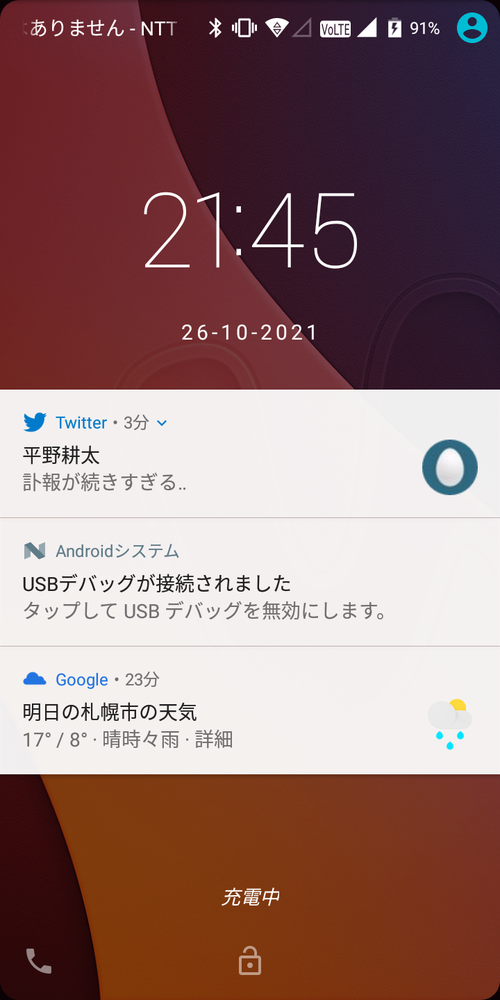
#> input picture adb_test/power_on_screen.png, 500 x 1000 px, shrunk from 720 x 1440 before the run, found by its file name
$ python cv2_test4.py
#> lines starting #> are read from the running program, lines starting #| are printed output that depends on the picture
# https://thr3a.hatenablog.com/entry/20150727/1437973061

# xx Mac
# https://qiita.com/anzanshi/items/5ce80d3e5daa5b247d34
#
import sys
import cv2
import numpy

read_path = 'image/power_on_screen.png'
temp_path = 'image/key_mark2.png'

image = cv2.imread(read_path)
#> image is the input picture: shape (1000, 500, 3); mean B, G, R 113.4, 114.8, 147.3
template = cv2.imread(temp_path)
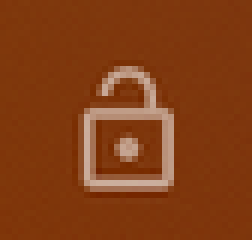
#> input picture cv2_test1/image/key_mark2.png, 42 x 40 px, shrunk from 61 x 57 before the run (shown 6 times larger)
#> template is the input picture: shape (40, 42, 3); mean B, G, R 21.4, 62.2, 131.5

th, tw = template.shape[:2]
#> th = 40; tw = 42

result = cv2.matchTemplate(image, template, cv2.TM_CCORR_NORMED)
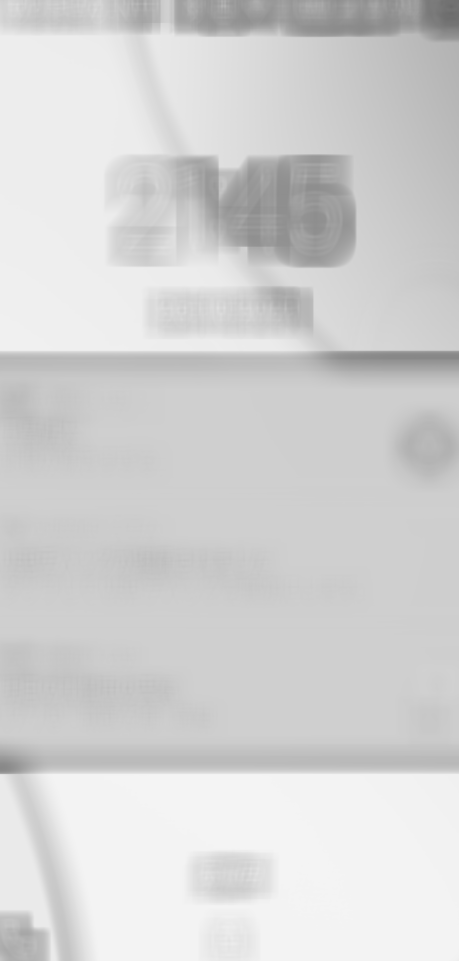
#> result: shape (961, 459) float32; min 0.423, max 0.958, mean 0.828
threshold = 0.99
loc = numpy.where(result >= threshold)
#> loc = (empty array, empty array)
for pt in zip(*loc[::-1]):
    cv2.rectangle(image, pt, (pt[0] + tw, pt[1] + th), 0, 2)
#> this loop made 0 passes
cv2.imwrite("reuslt.png", image)
